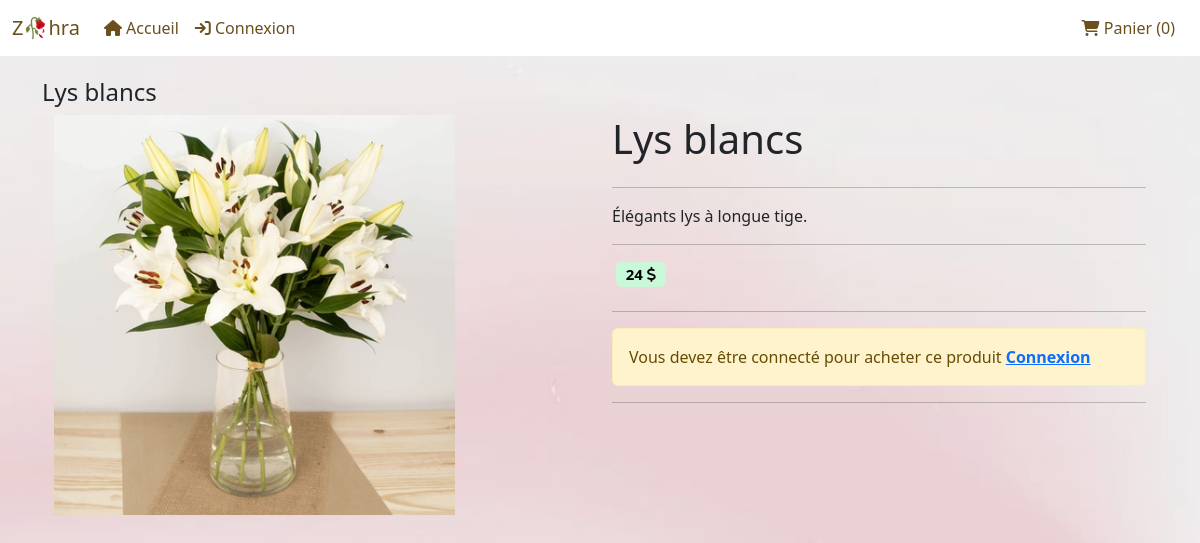
The app's page /front/produit.php?id=14 with its own data.
### tables this page shows
CREATE TABLE `produit` (
  `id` int(11) NOT NULL,
  `libelle` varchar(100) NOT NULL,
  `prix` decimal(10,0) NOT NULL,
  `discount` int(11) NOT NULL,
  `id_categorie` int(11) NOT NULL,
  `date_creation` datetime NOT NULL,
  `description` varchar(255) NOT NULL,
  `image` varchar(150) NOT NULL
);

### front/produit.php (the view, shortened to what this page needs)
<?php
require_once '../include/database.php';
$id = $_GET['id'];
$sqlState = $pdo->prepare("SELECT * FROM produit WHERE id=?");
$sqlState->execute([$id]);
$produit = $sqlState->fetch(PDO::FETCH_ASSOC);
?>
<!doctype html>
<html lang="en">
<head>
    <?php include '../include/head_front.php' ?>
</head>
<body>
<?php include '../include/nav_front.php' ?>
<div class="container py-2">
    <h4><?php echo $produit['libelle'] ?></h4>
    <div class="container">
        <div class="row">
            <div class="col-md-6">
                <img class="img img-fluid w-75" src="../upload/produit/<?php echo $produit['image'] ?>"
                     alt="<?php echo $produit['libelle'] ?>">
            </div>
            <div class="col-md-6">
                <?php
                $discount = $produit['discount'];
                $prix = $produit['prix'];
                ?>
                <div class="d-flex align-items-center">
                    <h1 class="w-100"><?php echo $produit['libelle'] ?></h1>
                </div>
                <hr>
                <p class="text-justify">
                    <?php echo $produit['description'] ?>
                </p>
                <hr>
                <div class="d-flex">
                    <?php
                    if (!empty($discount)) {
                        $total = $prix - (($prix * $discount) / 100);
                        ?>
                        <h5 class="mx-1">
                            <span class="badge text-bg-custom4"><strike> <?php echo $prix ?> <i class="fa fa-solid fa-dollar"></i> </strike></span>
                        </h5>
                        <h5 class="mx-1">
                            <span class="badge text-bg-custom2"><?php echo $total ?> <i class="fa fa-solid fa-dollar"></i></span>
                        </h5>
                        <?php
                    } else {
                        $total = $prix;
                        ?>
                        <h5 class="mx-1">
                            <span class="badge text-bg-custom2"><?php echo $total ?> <i class="fa fa-solid fa-dollar"></i></span>
                        </h5>
                        <?php
                    }
                    ?>
                </div>
                <hr>
                    <?php
                    include '../include/front/counter.php'?>
                <hr>
            </div>
        </div>
    </div>
</div>
</body>
</html>

### include/nav_front.php (style rules this page uses)
body { padding-top: 70px; background-image: url('../images/gradi.jpg'); background-size: cover; background-position: center; background-repeat: no-repeat; background-attachment: fixed; background-color:rgba(251, 232, 246, 0.8); }
.text-bg-custom2 { color: #000; background-color:rgb(200, 248, 216); /s padding: 0.375rem 0.75rem; border-radius: 0.375rem; display: inline-block; }

### records on screen
produit: libelle "Lys blancs", image (picture), description "Élégants lys à longue tige.", prix "24"

### other values on screen
$productCount "0"
